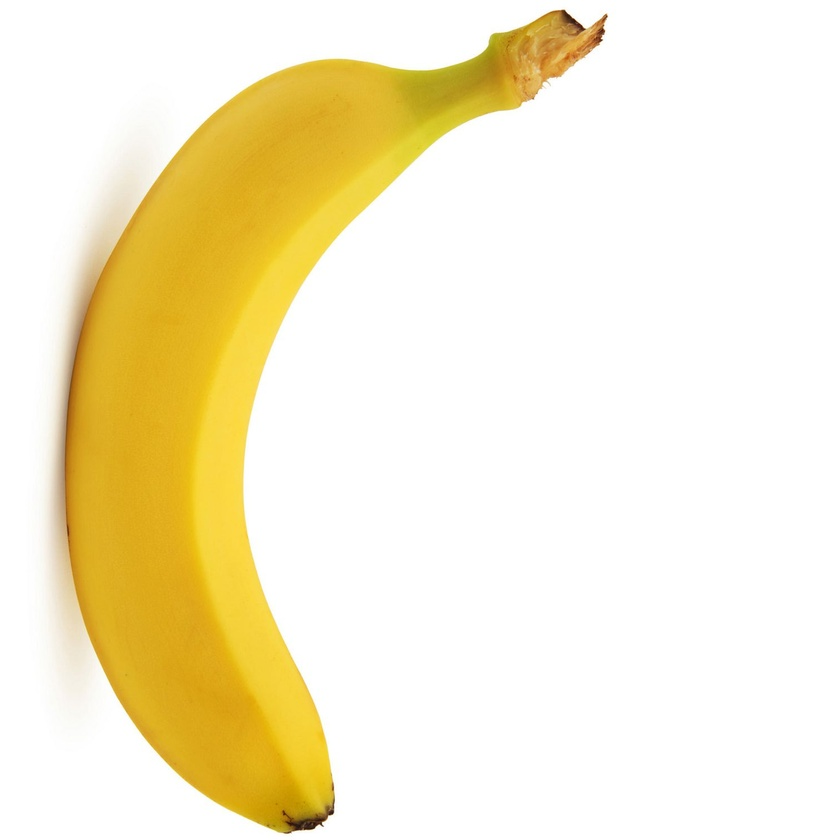
#> input picture final_shape_detection/raw_images/4.jpg, 840 x 840 px, shrunk from 1500 x 1500 before the run, found by its file name
$ python time_series.py   (older library calls are emulated)
#> lines starting #> are read from the running program, lines starting #| are printed output that depends on the picture; after the words box and inside, x2 and y2 are one past the last pixel; in counts of white or black regions, pixels touching at a corner belong together
import cv2
from matplotlib import pyplot as plt
import numpy as np
import math
from time import sleep

#path = "/home/rgukt/Desktop/criotam/friut/dataset/new.jpg"


path= "/home/rgukt/Desktop/criotam/friut/shape/shape/4.jpg"
im = cv2.imread(path)
#> im is the input picture: shape (840, 840, 3); mean B, G, R 205.7, 237.6, 247.5
img = cv2.imread(path,0)
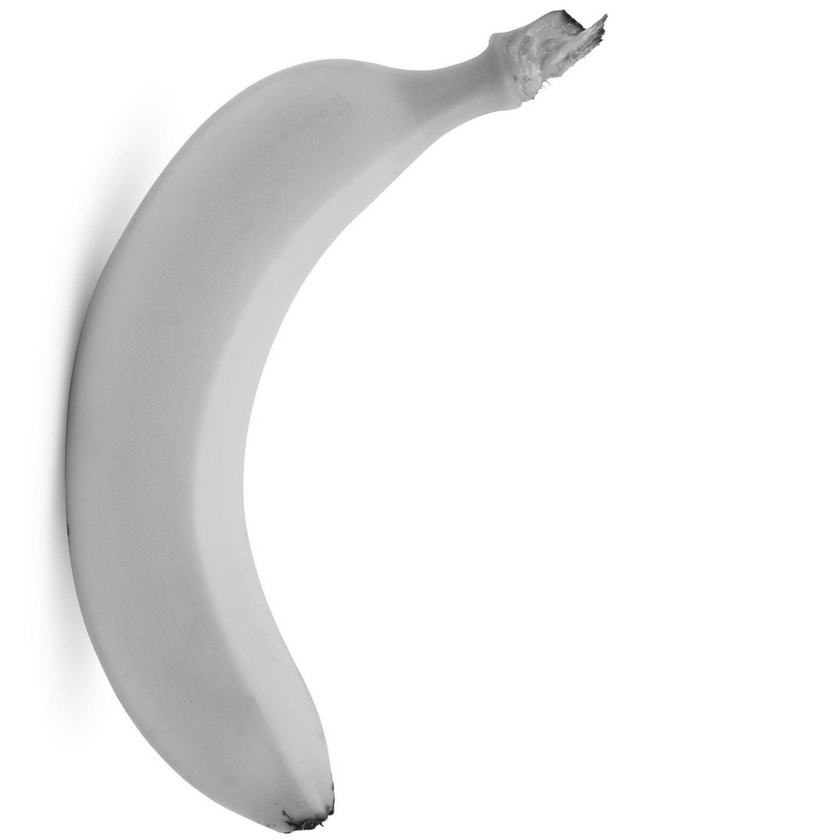
#> img: shape (840, 840); min 21, max 255, mean 236.9

#img = cv2.GaussianBlur(img,(9,9),10)


h,w,c = im.shape
#> h = 840; w = 840; c = 3
print(im.shape)
#| (840, 840, 3)
thresh,bin = cv2.threshold(img,0,255,cv2.THRESH_OTSU)
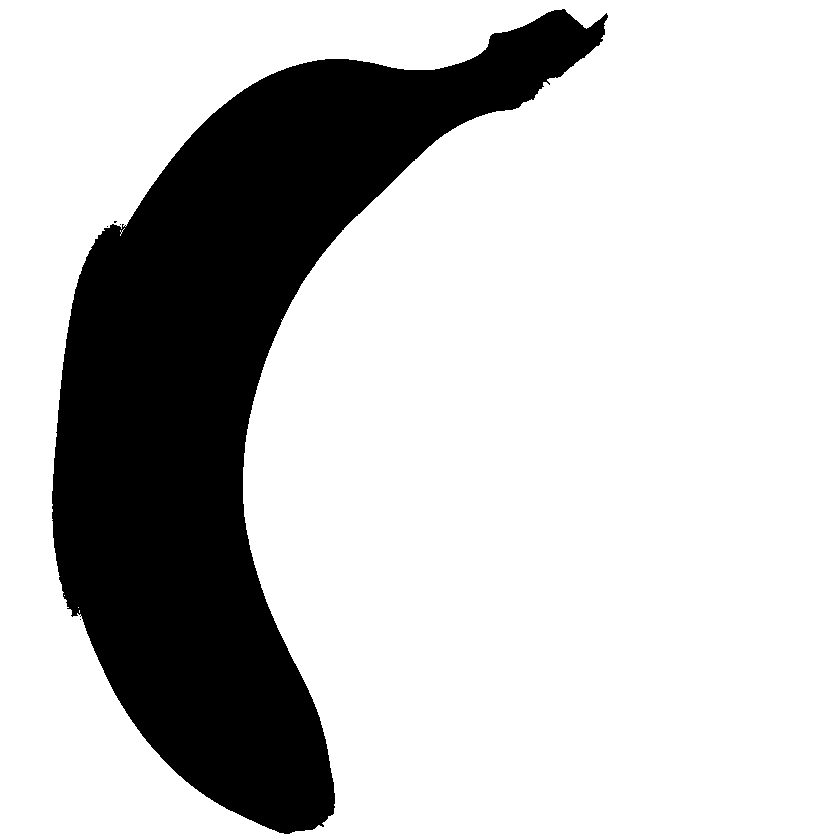
#> bin: shape (840, 840); 77.1% white; 5 black regions (4 under 20 px), largest, box (x1, y1, x2, y2) and area: (52, 9, 608, 834) 161593
#> thresh = 216

bin = bin-255
#> bin: shape (840, 840); values 0 (black) and 1 (white), 22.9% white; 5 white regions (4 under 20 px)
kernel = np.ones((5,5))

#opening = cv2.erode(bin,kernel,iterations=3)

im2,cnts,her = cv2.findContours(bin,cv2.RETR_TREE,cv2.CHAIN_APPROX_NONE)
#> cnts = 16 contours, 15 with area under 20; largest, box (x1, y1, x2, y2) and area: (52, 9, 608, 834) 160516; her = 16 rows, first 6: [1, -1, -1, -1], [2, 0, -1, -1], [3, 1, -1, -1], [4, 2, -1, -1], [-1, 3, 5, -1], [6, -1, -1, 4]

#cnts = sorted(cnts, key = cv2.contourArea, reverse = False)

def mid_point(x,y):

	cx = ((x[0]+y[0])*0.5)
	cy = ((x[1]+y[1])*0.5)
max_area = 0
max_index = 0
cn_area = []

for i in range(0,len(cnts)):
	area=cv2.contourArea(cnts[i])
	cn_area.append(area)            ### contour area
	#print(area,i)
	if area > max_area:
		max_area=area                  ## finding the large contour
		max_index = i
#> this loop made 16 passes
#> (area, max_area, max_index) on pass 5: (160515.5, 160515.5, 4)
#> after the loop, cn_area = [0, 0, 0, 1.5, 160515.5, 6, 2, 2, 2, 4, 4, 4, 4, 2, 2, 2]; max_area = 160515.5; max_index = 4


im1 = cv2.drawContours(im,cnts[max_index],-1,(0,255,0),7)
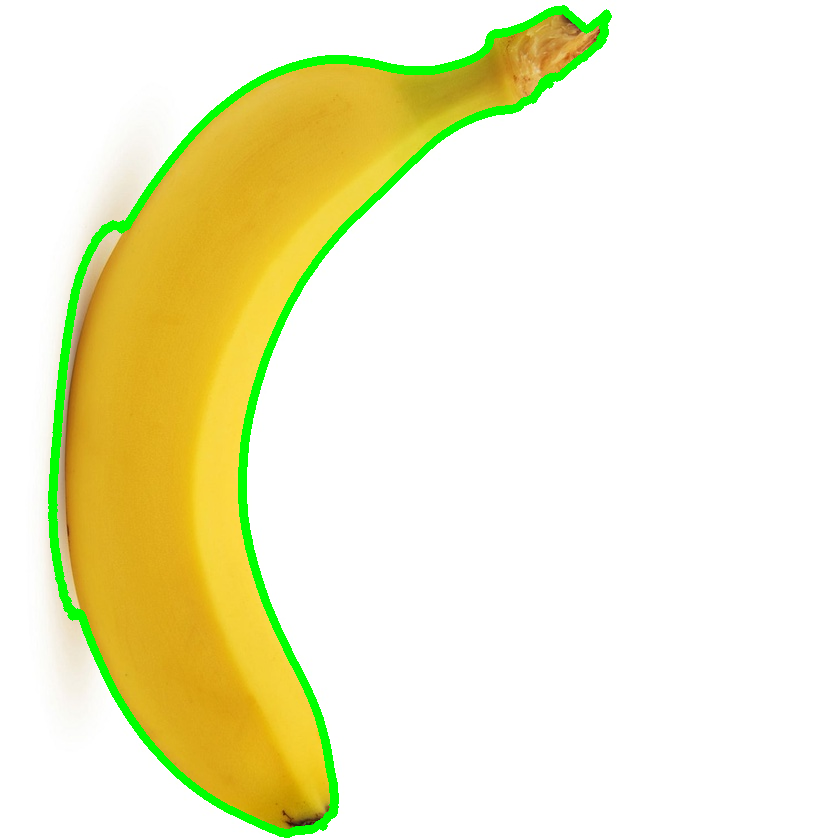
#> im1: shape (840, 840, 3); mean B, G, R 201.4, 238.8, 240.9

shape = []

M = cv2.moments(cnts[max_index])
#> M = moments, m00 160515.5, centre m10/m00, m01/m00 = (230.6, 398.9)

cX = int(M["m10"] / M["m00"])
#> cX = 230
cY = int(M["m01"] / M["m00"])
#> cY = 398


max_distance = 0
max_dis_index = 0


for i in range(0,len(cnts[max_index])):

	dist = ((cnts[max_index][i][0][0]-cX)**2+(cnts[max_index][i][0][1]-cY)**2)
	shape.append(dist)
	if dist > max_distance :
		max_distance=dist
		max_dis_index=i
#> this loop made 2187 passes
#> (dist, max_distance) on passes 1, 2109, 2110, 2111, 2112, 2113, 2114, 2117, 2118, 2119, 2120, 2121: (261545, 261545), (262186, 262186), (262897, 262897), (264349, 264349), (265090, 265090), (266548, 266548), (267265, 267265), (267962, 267962), (269428, 269428), (270153, 270153), (271625, 271625), (272372, 272372)
#> dist on passes 2 to 7: 260105, 259444, 258785, 258128, 257473, 256820
#> after the loop, max_dis_index = 2141; max_distance = 289601; shape = 2187 values, max 289601 at index 2141, min 490 at index 1647, mean 97915.3


new_shape = []

cv2.circle(im,(cX,cY),3,(0,0,0),3)
#> im: shape (840, 840, 3); 0.01% of pixels changed, all inside (x1, y1, x2, y2) = (225, 393, 236, 404)
print(max_distance)
#| 289601
print(max_dis_index,len(cnts[max_index]))
#| 2141 2187
print(abs(max_dis_index-len(cnts[max_index])))
#| 46

for i in range(max_dis_index,len(cnts[max_index])):
	new_shape.append(shape[i])
#> this loop made 46 passes
#> after the loop, new_shape = 46 values, max 289601 at index 0, min 261700 at index 39, mean 268410.4

print(len(new_shape))
#| 46

for i in range(0,max_dis_index-1):
	new_shape.append(shape[i])
#> after the loop, new_shape = 2186 values, max 289601 at index 0, min 490 at index 1693, mean 97828

print(len(new_shape))
#| 2186

plt.subplot(2,1,1)
plt.plot(new_shape)
plt.subplot(2,1,2)
plt.imshow(im1,cmap='Greys_r')
plt.show()
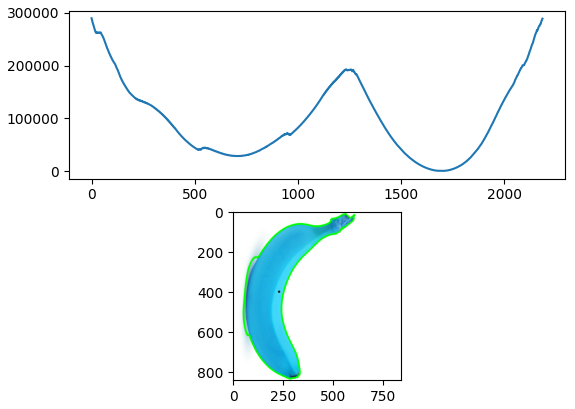
#> figure drawn by matplotlib, 2 panels; B, G, R data is drawn as R, G, B; panel 1: curve peaks at x = 0, y = 289601

$ run again, with final_shape_detection/raw_images/2.jpg copied over final_shape_detection/raw_images/4.jpg
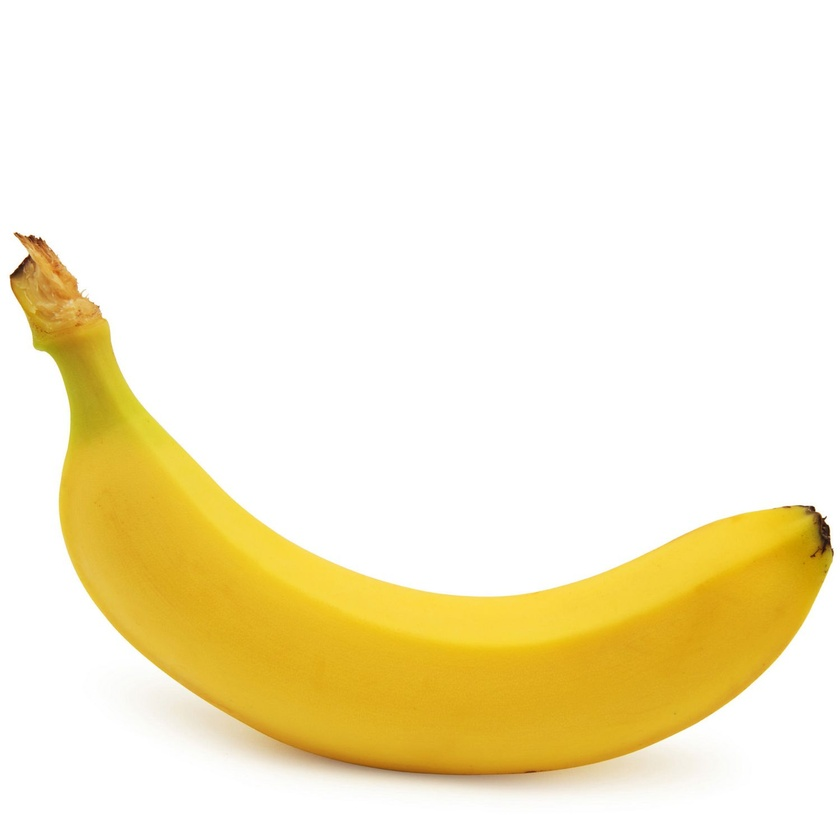
#> input picture final_shape_detection/raw_images/2.jpg, 840 x 840 px, shrunk from 1500 x 1500 before the run, found by its file name
#> im is the input picture: shape (840, 840, 3); mean B, G, R 205.7, 237.6, 247.5
#| (840, 840, 3)
#> `thresh,bin = cv2.threshold(img,0,255,cv2.THRESH_OTSU)`:
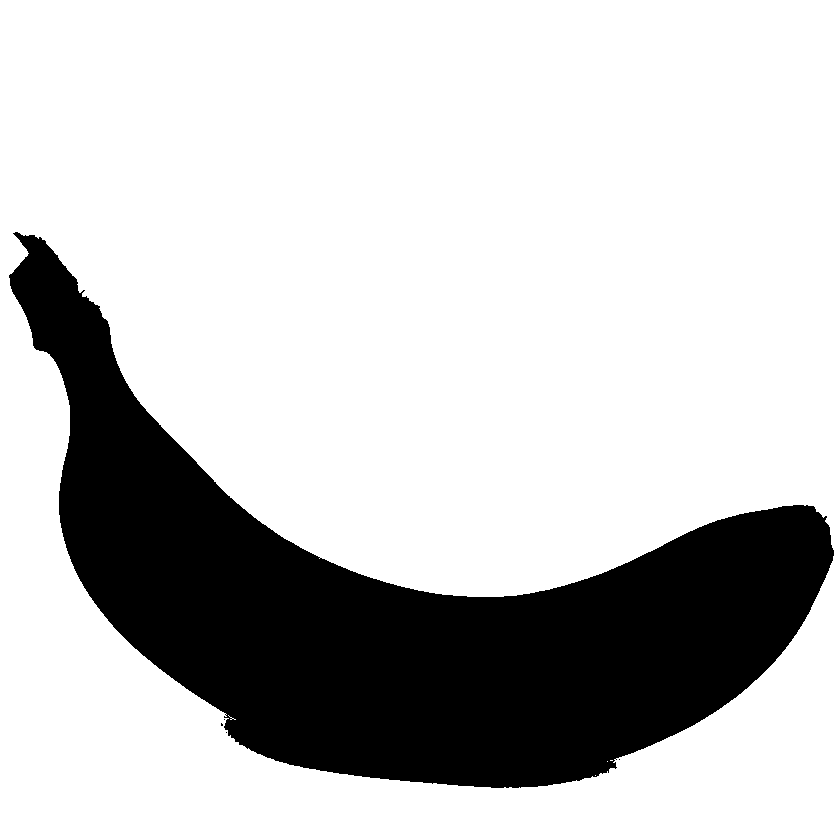
#> bin: shape (840, 840); 77.1% white; 5 black regions (4 under 20 px), largest, box (x1, y1, x2, y2) and area: (9, 232, 834, 788) 161593
#> thresh = 216
#> cnts = 16 contours, 15 with area under 20; largest, box (x1, y1, x2, y2) and area: (9, 232, 834, 788) 160516; her = 16 rows, first 6: [1, -1, -1, -1], [2, 0, -1, -1], [3, 1, -1, -1], [4, 2, -1, -1], [-1, 3, 5, -1], [6, -1, -1, 4]
#> the loop `for i in range(0,len(cnts)):` made 16 passes
#> (area, max_area, max_index) on pass 5: (160515.5, 160515.5, 4)
#> after the loop `for i in range(0,len(cnts)):`: cn_area = [0, 0, 1.5, 0, 160515.5, 2, 2, 6, 4, 4, 4, 4, 2, 2, 2, 2]; max_area = 160515.5; max_index = 4
#> M = moments, m00 160515.5, centre m10/m00, m01/m00 = (398.9, 608.4)
#> cX = 398
#> cY = 608
#> the loop `for i in range(0,len(cnts[max_index])): ` made 2187 passes
#> (dist, max_distance) on passes 1 to 3: (288065, 288065), (288081, 288081), (288850, 288850)
#> after the loop `for i in range(0,len(cnts[max_index])):`: max_dis_index = 2; max_distance = 288850; shape = 2187 values, max 288850 at index 2, min 449 at index 1695, mean 97830.1
#> im: shape (840, 840, 3); mean B, G, R 201.4, 238.8, 240.9
#| 288850
#| 2 2187
#| 2185
#> after the loop `for i in range(max_dis_index,len(cnts[max_index])):`: new_shape = 2185 values, max 288850 at index 0, min 449 at index 1693, mean 97656
#| 2185
#> after the loop `for i in range(0,max_dis_index-1):`: new_shape = 2186 values, max 288850 at index 0, min 449 at index 1693, mean 97743.1
#| 2186
#> `plt.show()`:
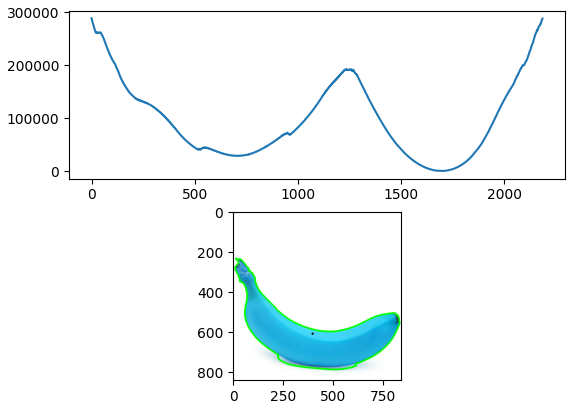
#> figure drawn by matplotlib, 2 panels; B, G, R data is drawn as R, G, B; panel 1: curve peaks at x = 0, y = 288850
